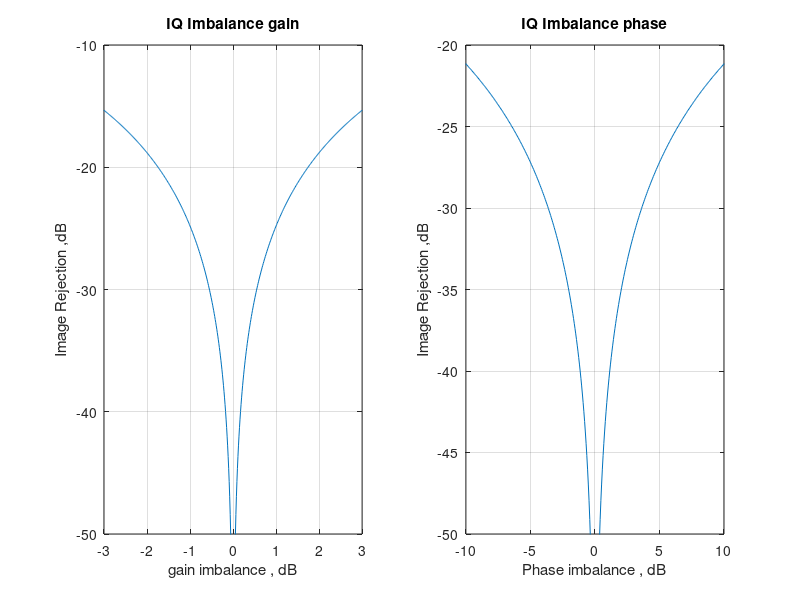

Write the MATLAB code that produced this figure.
close all;
clear;
fm = 10;  % Frequency in Hz (single tone)
fs = 1000;  % Sampling frequency in Hz
t = 0:1/fs:1-1/fs;
fc=50;
%plotting phase and gain impalance
i=0;
phi=0;

for g = logspace(-3,3,10000)
    i=i+1;
    I = cos(2*pi*fc*t);
    Q = g * sin (2*pi*fc*t - phi);
    out = I + 1j * Q;
    w = fftshift(abs(fft(out)));
    IQ_Imbalance(i) = 20*log10(max( w(1:500))/(max( w(500:1000))));
end
i=0;
g = 1;
for phi = -0.2:0.001:0.2
    i=i+1;
I = cos(2*pi*fc*t);
Q = g * sin (2*pi*fc*t - phi);
out = I + 1j * Q ;
w=fftshift(abs(fft(out)));
IQ_Imbalancep(i) = 20*log10(max( w(1:500))/(max( w(500:1000))));
end
subplot(1,2,1)
plot(20*log10(logspace(-3,3,10000)),IQ_Imbalance)
title('IQ Imbalance gain')
xlabel('gain imbalance , dB');
ylabel('Image Rejection ,dB');
grid on
xlim([-3 3])
ylim([-50 -10])
subplot(1,2,2)
plot((-0.2:0.001:0.2)*180/pi,IQ_Imbalancep)
title('IQ Imbalance phase')
xlabel('Phase imbalance , dB');
ylabel('Image Rejection ,dB');
grid on
xlim([-10 10])
ylim([-50 -20])